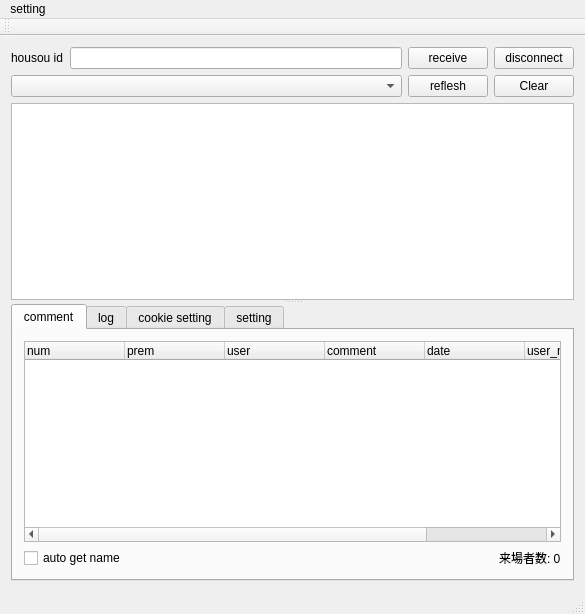
<?xml version="1.0" encoding="UTF-8"?>
<ui version="4.0">
 <class>MainWindow</class>
 <widget class="QMainWindow" name="MainWindow">
  <property name="geometry">
   <rect>
    <x>0</x>
    <y>0</y>
    <width>585</width>
    <height>614</height>
   </rect>
  </property>
  <property name="sizePolicy">
   <sizepolicy hsizetype="Preferred" vsizetype="MinimumExpanding">
    <horstretch>0</horstretch>
    <verstretch>0</verstretch>
   </sizepolicy>
  </property>
  <property name="windowTitle">
   <string>Viqo</string>
  </property>
  <widget class="QWidget" name="centralWidget">
   <layout class="QGridLayout" name="gridLayout">
    <item row="0" column="1">
     <widget class="QLineEdit" name="housouId"/>
    </item>
    <item row="1" column="3">
     <widget class="QPushButton" name="clear">
      <property name="text">
       <string>Clear</string>
      </property>
     </widget>
    </item>
    <item row="1" column="2">
     <widget class="QPushButton" name="mylive_reflesh">
      <property name="text">
       <string>reflesh</string>
      </property>
     </widget>
    </item>
    <item row="1" column="0" colspan="2">
     <widget class="QComboBox" name="broad_list"/>
    </item>
    <item row="0" column="3">
     <widget class="QPushButton" name="disconnect">
      <property name="text">
       <string>disconnect</string>
      </property>
     </widget>
    </item>
    <item row="0" column="2">
     <widget class="QPushButton" name="receive">
      <property name="text">
       <string>receive</string>
      </property>
     </widget>
    </item>
    <item row="0" column="0">
     <widget class="QLabel" name="housouId_label">
      <property name="text">
       <string>housou id</string>
      </property>
     </widget>
    </item>
    <item row="2" column="0" colspan="4">
     <widget class="QSplitter" name="splitter">
      <property name="orientation">
       <enum>Qt::Vertical</enum>
      </property>
      <widget class="QTextBrowser" name="comment_view">
       <property name="sizePolicy">
        <sizepolicy hsizetype="Expanding" vsizetype="Minimum">
         <horstretch>0</horstretch>
         <verstretch>0</verstretch>
        </sizepolicy>
       </property>
       <property name="openExternalLinks">
        <bool>true</bool>
       </property>
      </widget>
      <widget class="QTabWidget" name="tabWidget">
       <property name="sizePolicy">
        <sizepolicy hsizetype="Minimum" vsizetype="Minimum">
         <horstretch>0</horstretch>
         <verstretch>0</verstretch>
        </sizepolicy>
       </property>
       <property name="maximumSize">
        <size>
         <width>16777215</width>
         <height>16777215</height>
        </size>
       </property>
       <property name="currentIndex">
        <number>0</number>
       </property>
       <widget class="QWidget" name="comment_tab">
        <attribute name="title">
         <string>comment</string>
        </attribute>
        <layout class="QGridLayout" name="gridLayout_3">
         <item row="0" column="0" colspan="3">
          <widget class="QTreeWidget" name="commentView">
           <property name="sizePolicy">
            <sizepolicy hsizetype="Preferred" vsizetype="Preferred">
             <horstretch>0</horstretch>
             <verstretch>0</verstretch>
            </sizepolicy>
           </property>
           <property name="columnCount">
            <number>7</number>
           </property>
           <column>
            <property name="text">
             <string>num</string>
            </property>
           </column>
           <column>
            <property name="text">
             <string>prem</string>
            </property>
           </column>
           <column>
            <property name="text">
             <string>user</string>
            </property>
           </column>
           <column>
            <property name="text">
             <string>comment</string>
            </property>
           </column>
           <column>
            <property name="text">
             <string>date</string>
            </property>
           </column>
           <column>
            <property name="text">
             <string>user_num</string>
            </property>
           </column>
           <column>
            <property name="text">
             <string>184</string>
            </property>
           </column>
          </widget>
         </item>
         <item row="1" column="0">
          <widget class="QCheckBox" name="auto_getting_user_name">
           <property name="toolTip">
            <string>auto getting user name and saving</string>
           </property>
           <property name="whatsThis">
            <string/>
           </property>
           <property name="text">
            <string>auto get name</string>
           </property>
          </widget>
         </item>
         <item row="1" column="1">
          <spacer name="horizontalSpacer">
           <property name="orientation">
            <enum>Qt::Horizontal</enum>
           </property>
           <property name="sizeHint" stdset="0">
            <size>
             <width>325</width>
             <height>20</height>
            </size>
           </property>
          </spacer>
         </item>
         <item row="1" column="2">
          <widget class="QLabel" name="num_audience">
           <property name="text">
            <string>来場者数: 0</string>
           </property>
          </widget>
         </item>
        </layout>
       </widget>
       <widget class="QWidget" name="log_tab">
        <attribute name="title">
         <string>log</string>
        </attribute>
        <layout class="QGridLayout" name="gridLayout_2">
         <item row="0" column="0">
          <widget class="QTextBrowser" name="logtext"/>
         </item>
        </layout>
       </widget>
       <widget class="QWidget" name="cookiesetting_tab">
        <property name="mouseTracking">
         <bool>false</bool>
        </property>
        <attribute name="title">
         <string>cookie setting</string>
        </attribute>
        <widget class="QComboBox" name="cookiesetting_browserCombo">
         <property name="geometry">
          <rect>
           <x>40</x>
           <y>10</y>
           <width>151</width>
           <height>27</height>
          </rect>
         </property>
         <item>
          <property name="text">
           <string>firefox</string>
          </property>
         </item>
         <item>
          <property name="text">
           <string>direct input</string>
          </property>
         </item>
        </widget>
        <widget class="QWidget" name="cookiesetting_browserSettings_group" native="true">
         <property name="enabled">
          <bool>true</bool>
         </property>
         <property name="geometry">
          <rect>
           <x>60</x>
           <y>60</y>
           <width>421</width>
           <height>261</height>
          </rect>
         </property>
         <widget class="QLabel" name="cookiesetting_file_label">
          <property name="geometry">
           <rect>
            <x>20</x>
            <y>20</y>
            <width>91</width>
            <height>17</height>
           </rect>
          </property>
          <property name="text">
           <string>cookies file</string>
          </property>
         </widget>
         <widget class="QLineEdit" name="cookiesetting_filename">
          <property name="geometry">
           <rect>
            <x>160</x>
            <y>20</y>
            <width>161</width>
            <height>27</height>
           </rect>
          </property>
         </widget>
         <widget class="QPushButton" name="cookiesetting_file_open_button">
          <property name="geometry">
           <rect>
            <x>330</x>
            <y>20</y>
            <width>71</width>
            <height>27</height>
           </rect>
          </property>
          <property name="text">
           <string>open...</string>
          </property>
         </widget>
         <widget class="QLabel" name="cookiesetting_table_label">
          <property name="geometry">
           <rect>
            <x>20</x>
            <y>50</y>
            <width>101</width>
            <height>17</height>
           </rect>
          </property>
          <property name="text">
           <string>Table name</string>
          </property>
         </widget>
         <widget class="QLabel" name="cookiesetting_column_label">
          <property name="geometry">
           <rect>
            <x>20</x>
            <y>80</y>
            <width>101</width>
            <height>17</height>
           </rect>
          </property>
          <property name="text">
           <string>column name</string>
          </property>
         </widget>
         <widget class="QPushButton" name="cookiesetting_apply">
          <property name="geometry">
           <rect>
            <x>240</x>
            <y>220</y>
            <width>151</width>
            <height>27</height>
           </rect>
          </property>
          <property name="text">
           <string>apply</string>
          </property>
         </widget>
         <widget class="QLineEdit" name="cookiesetting_tablename">
          <property name="geometry">
           <rect>
            <x>160</x>
            <y>50</y>
            <width>131</width>
            <height>27</height>
           </rect>
          </property>
          <property name="text">
           <string>moz_cookies</string>
          </property>
         </widget>
         <widget class="QWidget" name="widget" native="true">
          <property name="geometry">
           <rect>
            <x>60</x>
            <y>100</y>
            <width>255</width>
            <height>111</height>
           </rect>
          </property>
          <layout class="QFormLayout" name="formLayout_2">
           <item row="0" column="0">
            <widget class="QLabel" name="cookiesetting_column_basedomain_label">
             <property name="text">
              <string>baseDomain</string>
             </property>
            </widget>
           </item>
           <item row="0" column="1">
            <widget class="QLineEdit" name="cookiesetting_column_basedomain">
             <property name="text">
              <string>baseDomain</string>
             </property>
            </widget>
           </item>
           <item row="1" column="0">
            <widget class="QLabel" name="cookiesetting_column_name_label">
             <property name="text">
              <string>name</string>
             </property>
            </widget>
           </item>
           <item row="1" column="1">
            <widget class="QLineEdit" name="cookiesetting_column_name">
             <property name="text">
              <string>name</string>
             </property>
            </widget>
           </item>
           <item row="2" column="0">
            <widget class="QLabel" name="cookiesetting_column_value_label">
             <property name="text">
              <string>value</string>
             </property>
            </widget>
           </item>
           <item row="2" column="1">
            <widget class="QLineEdit" name="cookiesetting_column_value">
             <property name="text">
              <string>value</string>
             </property>
            </widget>
           </item>
          </layout>
         </widget>
        </widget>
        <widget class="QWidget" name="cookiesetting_usersession_groupe" native="true">
         <property name="enabled">
          <bool>false</bool>
         </property>
         <property name="geometry">
          <rect>
           <x>210</x>
           <y>10</y>
           <width>257</width>
           <height>45</height>
          </rect>
         </property>
         <layout class="QFormLayout" name="formLayout">
          <item row="0" column="0">
           <widget class="QLabel" name="cookiesetting_usersession_label">
            <property name="text">
             <string>user_session</string>
            </property>
           </widget>
          </item>
          <item row="0" column="1">
           <widget class="QLineEdit" name="cookiesetting_usersession"/>
          </item>
         </layout>
        </widget>
       </widget>
       <widget class="QWidget" name="setting">
        <attribute name="title">
         <string>setting</string>
        </attribute>
        <widget class="QCheckBox" name="setting_commentComand_checkbox">
         <property name="geometry">
          <rect>
           <x>50</x>
           <y>20</y>
           <width>221</width>
           <height>22</height>
          </rect>
         </property>
         <property name="text">
          <string>enable comment command</string>
         </property>
        </widget>
        <widget class="QLineEdit" name="setting_commentComand">
         <property name="enabled">
          <bool>false</bool>
         </property>
         <property name="geometry">
          <rect>
           <x>80</x>
           <y>50</y>
           <width>241</width>
           <height>27</height>
          </rect>
         </property>
         <property name="text">
          <string>aplay p.wav</string>
         </property>
        </widget>
        <widget class="QPushButton" name="setting_apply">
         <property name="geometry">
          <rect>
           <x>330</x>
           <y>260</y>
           <width>151</width>
           <height>27</height>
          </rect>
         </property>
         <property name="text">
          <string>apply</string>
         </property>
        </widget>
       </widget>
      </widget>
     </widget>
    </item>
   </layout>
   <zorder>receive</zorder>
   <zorder>housouId</zorder>
   <zorder>housouId_label</zorder>
   <zorder>disconnect</zorder>
   <zorder>broad_list</zorder>
   <zorder>clear</zorder>
   <zorder>mylive_reflesh</zorder>
   <zorder>splitter</zorder>
  </widget>
  <widget class="QMenuBar" name="menuBar">
   <property name="geometry">
    <rect>
     <x>0</x>
     <y>0</y>
     <width>585</width>
     <height>25</height>
    </rect>
   </property>
   <widget class="QMenu" name="menuSetting">
    <property name="title">
     <string>setting</string>
    </property>
    <addaction name="actionSave"/>
    <addaction name="actionLoad"/>
   </widget>
   <addaction name="menuSetting"/>
  </widget>
  <widget class="QToolBar" name="mainToolBar">
   <attribute name="toolBarArea">
    <enum>TopToolBarArea</enum>
   </attribute>
   <attribute name="toolBarBreak">
    <bool>false</bool>
   </attribute>
  </widget>
  <widget class="QStatusBar" name="statusBar"/>
  <action name="actionSave">
   <property name="text">
    <string>save</string>
   </property>
  </action>
  <action name="actionLoad">
   <property name="text">
    <string>load</string>
   </property>
  </action>
  <action name="actionComment_View">
   <property name="checkable">
    <bool>true</bool>
   </property>
   <property name="text">
    <string>Comment View</string>
   </property>
  </action>
 </widget>
 <layoutdefault spacing="6" margin="11"/>
 <resources/>
 <connections/>
 <slots>
  <slot>menu_triggered(QAction*)</slot>
 </slots>
</ui>
